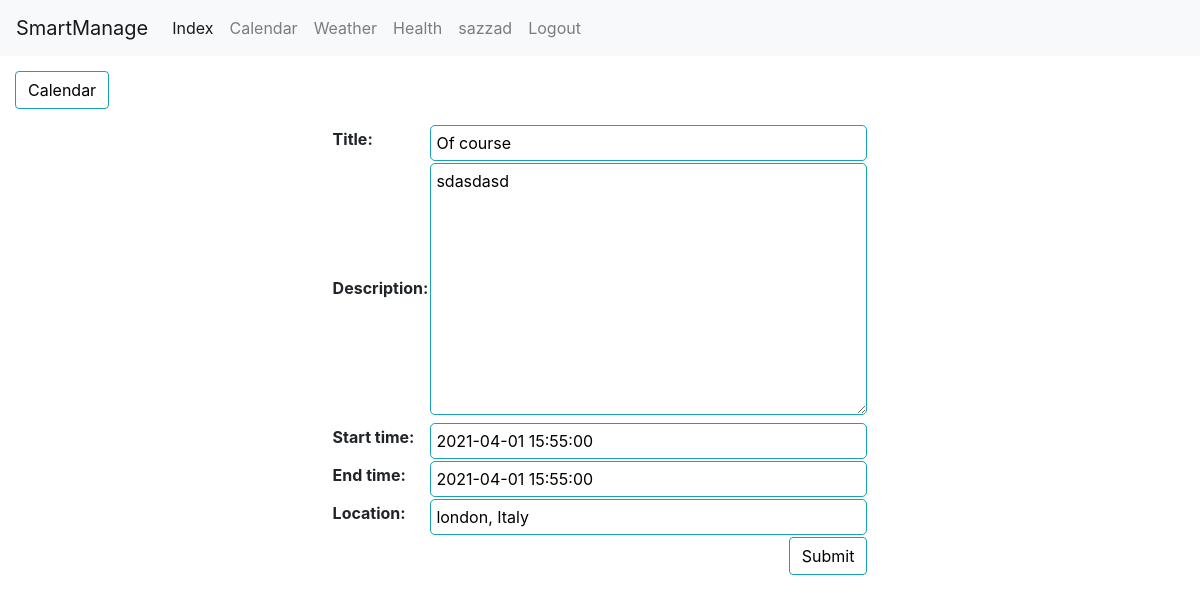
/event/edit/4/ (signed in), run on the app's committed database.
### manCal/models.py (models this page shows, shortened)
class CustomUser(AbstractUser):
    email = models.EmailField()

class Event(models.Model):
    user = models.ForeignKey(settings.AUTH_USER_MODEL, on_delete=models.CASCADE)
    title = models.CharField(max_length=200)
    description = models.TextField()
    start_time = models.DateTimeField()
    end_time = models.DateTimeField()
    created_date = models.DateTimeField(auto_now_add=True)
    location = models.CharField(max_length=200, null=True, blank=True)

### manCal/views.py (the view)
# urls.py: path('event/edit/<int:pk>/', views.EventEdit.as_view(), name='event_edit'),
class EventEdit(LoginRequiredMixin, generic.UpdateView):
    model = Event
    fields = ['title', 'description', 'start_time', 'end_time', 'location']
    template_name = 'event.html'

### manCal/templates/event.html (shortened to what this page needs)
{% extends 'base.html' %}
{% block content %}
<div class="clearfix">
  <a class="btn btn-info left" href="{% url 'manCal:calendar' %}"> Calendar </a>
</div>
<form method="post">
  <table class="form form-table">
    {{ form }}
    <tr><td colspan="2"><button type="submit" class="btn btn-info right"> Submit </button></td></tr>
  </table>
</form>
{% endblock %}

### manCal/templates/base.html (shortened to what this page needs)
{% load static %}
<!DOCTYPE html>
<html lang="en">
    <head>
        <link rel="stylesheet" href="https://maxcdn.bootstrapcdn.com/bootstrap/4.0.0/css/bootstrap.min.css">
        <link rel="stylesheet" href="https://use.fontawesome.com/releases/v5.0.10/css/all.css">
        <link rel="stylesheet" type="text/css" href="{% static 'css/style.css' %}">
    </head>
    <body>
        <nav class="navbar navbar-expand-lg navbar-light bg-light">
        <a class="navbar-brand" href="{% url 'manCal:index' %}">SmartManage</a>
        <div class="collapse navbar-collapse" id="navbarNav">
            <ul class="navbar-nav">
            {% if user.is_authenticated %}
                <li class="nav-item active">
                    <a class="nav-link" href="#">Index</a>
                </li>
                <li class="nav-item">
                    <a class="nav-link" href="{% url 'manCal:calendar' %}">Calendar</a>
                </li>
                <li class="nav-item">
                    <a class="nav-link" href="{% url 'manCal:weather' %}">Weather</a>
                </li>
                <li class="nav-item">
                    <a class="nav-link" href="">Health</a>
                </li>
                <li class="nav-item">
                    <a class="nav-link" href="">{{user}}</a>
                </li>
                <li class="nav-item">
                    <a class="nav-link" href="{% url 'logout' %}">Logout</a>
                </li>
            {% endif %}
            </ul>
        </div>
        </nav>
        {% block content %}
        {% endblock content %}
    </body>
</html>

### manCal/static/css/style.css (style rules this page uses)
ul { height: 100%; padding: 0px 5px 0px 0px; }
a { color: #17a2b8; }
.left { float: left; }
.right { float: right; }
.btn { outline: none; color: black; background-color: transparent; box-shadow: 0 0 0 0; }
.clearfix { margin: 15px; }
.form { margin: auto; }
.form input, .form select, .form textarea { border-radius: 5px; border: 1px solid #17a2b8; outline: none; background: none; padding: 5px; width: 100%; }
ul, li { list-style-type: none; }

### data on the page
CustomUser: username "sazzad"
Event: title "Of course", description "sdasdasd", start_time "2021-04-01 15:55:00", end_time "2021-04-01 15:55:00", location "london, Italy"
